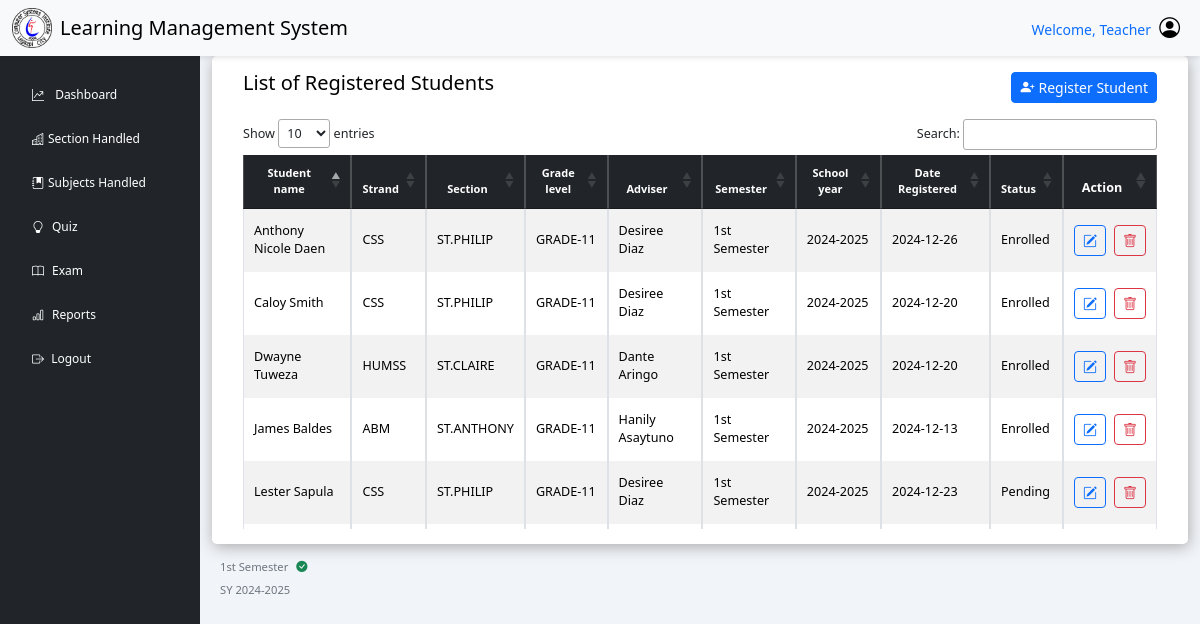
The app's page /faculty/index.php?page=register_student (signed in), older data.
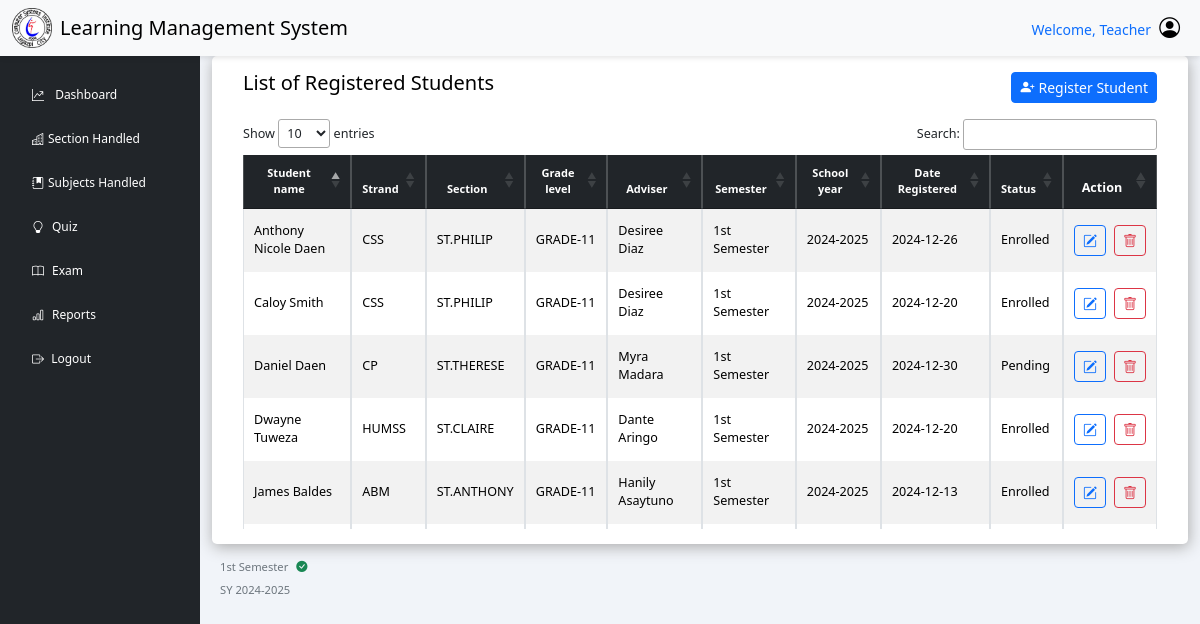
The same page, newer data.
### tables this page shows
CREATE TABLE `enroll` (
  `stu_lrn` varchar(12) NOT NULL COMMENT 'STUDENT LRN',
  `section_code` varchar(50) NOT NULL COMMENT 'SECTION NAME',
  `semester` varchar(50) NOT NULL COMMENT 'set semester',
  `school_year` varchar(30) NOT NULL COMMENT 'set school year',
  `date_enroll` date DEFAULT NULL,
  `enroll_status` varchar(30) NOT NULL,
  `current_school` varchar(70) NOT NULL,
  `school_id` mediumint UNSIGNED DEFAULT NULL,
  `school_address` varchar(100) NOT NULL,
  `school_type` varchar(30) NOT NULL,
  `requirements_submit` varchar(100) DEFAULT NULL
);

CREATE TABLE `strand` (
  `strand_code` varchar(50) NOT NULL,
  `strand_name` varchar(30) DEFAULT NULL,
  `strand_desc` varchar(100) DEFAULT NULL
);

CREATE TABLE `section` (
  `section_code` varchar(50) NOT NULL,
  `strand_code` varchar(50) DEFAULT NULL,
  `grade_lvl` varchar(30) NOT NULL,
  `section_name` varchar(20) NOT NULL,
  `teacher_id` varchar(50) NOT NULL,
  `date_created` date NOT NULL
);

### includes/dbh-inc.php (called while the page is built)
<?php
include "function.php";
$mySQLFunction = new myDataBase("localhost", "root", "Nicolas051002", "lms_db");

### includes/function.php (called while the page is built, shortened)
<?php
class myDataBase
{
    private $hostname;
    private $username;
    private $password;
    private $database;
    public $con;
    public function __construct($hostname, $username, $password, $database)
    {
        $this->hostname = $hostname;
        $this->username = $username;
        $this->password = $password;
        $this->database = $database;
    }
    public function connection()
    {
        try {
            if (!$this->con) {
                $this->con = mysqli_connect($this->hostname, $this->username, $this->password, $this->database);
                if ($this->con) {
                    return true;
                } else {
                    return false;
                }
            } else {
                return true;
            }
        } catch (mysqli_sql_exception $e) {
            echo $e;
        }
    }
    public function disconnect()
    {
        if ($this->con) {
            if (mysqli_close($this->con)) {
                $this->con = false;
                return true;
            } else {
                return false;
            }
        } else {
            return true;
        }
    }
    public function checkSyStatus($table)
    {
        $sql = "SELECT `school_year`
                FROM `$table`
                WHERE `status` = 'Active'";
        $result = $this->con->query($sql);
        if ($result->num_rows > 0) {
            $activeSchoolYear = [];
            while ($row = $result->fetch_assoc()) {
                $activeSchoolYear[] = $row['school_year'];
            }
            return $activeSchoolYear;
        } else {
            return [];
        }
    }
    public function checkSemStatus($table)
    {
        $semesters = [];
        $sql = "SELECT `semester_name`
                FROM `$table`
                WHERE `status` = 'Active'";
        $result = $this->con->query($sql);
        if ($result && $result->num_rows > 0) {
            while ($row = $result->fetch_assoc()) {
                $semesters[] = $row['semester_name'];
            }
            return $semesters;
        } else {
            return [];
        }
    }
    public function getEnroll($row = null, $value = null)
    {
        $activeSemesters = $this->checkSemStatus('semester');
        $activeSemesterCondition = "enroll.semester IN ('" . implode("','", $activeSemesters) . "')";
        if ($row != null && $value != null) {
            $sql = "SELECT
             `enroll`.`stu_lrn`,
             `student`.`stu_address`,
             `student`.`stu_contact`,
             `student`.`stu_gender`,
             `student`.`stu_email`,
             `student`.`stu_pob`,
             `student`.`stu_dob`,
             `student`.`father_name`,
             `student`.`mother_name`,
             `student`.`parent_contact`,
             CONCAT(`student`.`stu_fname`, ' ', `student`.`stu_lname`) AS student,
             `enroll`.`section_code`,
             `section`.`section_code`,
             `section`.`strand_code`,
             `strand`.`strand_name`,
             `strand`.`strand_desc`,   -- Fetching the strand_name from the strand table
             `section`.`section_name`,
             `section`.`grade_lvl`,
             `section`.`teacher_id`,
             CONCAT(`teacher`.`teacher_fname`, ' ', `teacher`.`teacher_lname`) AS adviser,
             `enroll`.`semester` AS enroll_semester,
             `enroll`.`school_year` AS sy,
             `enroll`.`date_enroll`,
             `enroll`.`enroll_status`,
             `enroll`.`current_school`,
             `enroll`.`school_id`,
             `enroll`.`school_address`,
             `enroll`.`school_type`,
             `enroll`.`requirements_submit`
         FROM `enroll`
         INNER JOIN `student` ON `enroll`.`stu_lrn` = `student`.`stu_lrn`
         INNER JOIN `section` ON `enroll`.`section_code` = `section`.`section_code`
         INNER JOIN `strand` ON `section`.`strand_code` = `strand`.`strand_code`  -- Joining the strand table
         INNER JOIN `teacher` ON `section`.`teacher_id` = `teacher`.`teacher_id` -- Joining the teacher table
         WHERE `enroll`.`$row` = '$value' AND $activeSemesterCondition";
            $stored = ($this->con->query($sql))->fetch_assoc();
            return $stored;
        } else {
            $sql = "SELECT
             `enroll`.`stu_lrn`,
             `student`.`stu_address`,
             `student`.`stu_contact`,
             `student`.`stu_gender`,
             `student`.`stu_email`,
             `student`.`stu_pob`,
             `student`.`stu_dob`,
             `student`.`father_name`,
             `student`.`mother_name`,
             `student`.`parent_contact`,
             CONCAT(`student`.`stu_fname`, ' ', `student`.`stu_lname`) AS student,
             `section`.`strand_code`,
             `strand`.`strand_name`,
             `strand`.`strand_desc`,  -- Fetching the strand_name from the strand table
             `section`.`section_name`,
             `section`.`grade_lvl`,
             `section`.`teacher_id`,
             CONCAT(`teacher`.`teacher_fname`, ' ', `teacher`.`teacher_lname`) AS adviser,
             `enroll`.`semester` AS enroll_semester,
             `enroll`.`school_year` AS sy,
             `enroll`.`date_enroll`,
             `enroll`.`enroll_status`,
             `enroll`.`current_school`,
             `enroll`.`school_id`,
             `enroll`.`school_address`,
             `enroll`.`school_type`,
             `enroll`.`requirements_submit`
         FROM `enroll`
         INNER JOIN `student` ON `enroll`.`stu_lrn` = `student`.`stu_lrn`
         INNER JOIN `section` ON `enroll`.`section_code` = `section`.`section_code`
         INNER JOIN `strand` ON `section`.`strand_code` = `strand`.`strand_code`  -- Joining the strand table
         INNER JOIN `teacher` ON `section`.`teacher_id` = `teacher`.`teacher_id` -- Joining the teacher table
         WHERE $activeSemesterCondition -- Add semester condition
         ORDER BY `student`.`stu_fname`";
            $stored = ($this->con->query($sql))->fetch_all(MYSQLI_ASSOC);
            return $stored;
        }
    }
}

### faculty/register_student.php (the view, shortened to what the changed rows need)
<?php
include "../includes/dbh-inc.php";
$mySQLFunction->connection();
$activeSchoolYears = $mySQLFunction->checkSyStatus('sy');
$activeSem = $mySQLFunction->checkSemStatus('semester');
$mySQLFunction->disconnect();
?>
<main class="col-md-9 ms-sm-auto col-lg-10">
    <div class="container">
        <div class="row">
            <div class="col-12">
                <div class="data-table">
                    <div class="table-responsive small ms-3 me-3">
                        <table id="example" class="table table-bordered table-striped table-sm align-middle">
                            <thead class="table-dark text-light">
                                <tr>
                                    <th scope="col" class="small text-center">Student name</th>
                                    <th scope="col" class="small text-center">Strand</th>
                                    <th scope="col" class="small text-center">Section</th>
                                    <th scope="col" class="small text-center">Grade level</th>
                                    <th scope="col" class="small text-center">Adviser</th>
                                    <th scope="col" class="small text-center">Semester</th>
                                    <th scope="col" class="small text-center">School year</th>
                                    <th scope="col" class="small text-center">Date Registered</th>
                                    <th scope="col" class="small text-center">Status</th>
                                    <th scope="col" class="text-center">Action</th>
                                </tr>
                            </thead>
                            <tbody>
                                <?php
                                $mySQLFunction->connection();
                                $result = $mySQLFunction->getEnroll();
                                if (!empty($result)) {
                                    foreach ($result as $row) {
                                        echo '<tr>';
                                        echo '<td>' . ucwords(strtolower($row["student"])) . '</td>';
                                        echo '<td>' . $row["strand_name"] . '</td>';
                                        echo '<td>' . $row["section_name"] . ' </td>';
                                        echo '<td>' . $row["grade_lvl"] . '  </td>';
                                        echo '<td>' . ucwords(strtolower($row["adviser"])) . '</td>';
                                        echo '<td>' . $row["enroll_semester"] . '</td>';
                                        echo '<td>' . $row["sy"] . '</td>';
                                        echo '<td>' . $row["date_enroll"] . '</td>';
                                        echo '<td>' . ucwords(strtolower($row["enroll_status"])) . '</td>';
                                        echo '
                                        <td class="d-flex justify-content-center pt-2 pb-3 ">
                                            <button class="btn btn-sm btn-outline-primary me-2 mt-2" data-bs-toggle="modal" data-bs-target="#edit_enrolled' . urlencode($row['stu_lrn']) . '">
                                                <i class="bi bi-pencil-square "></i>
                                            </button>
                                            <button class="btn btn-sm btn-outline-danger mt-2" data-bs-toggle="modal" data-bs-target="#del_enrolled' . urlencode($row['stu_lrn']) . '">
                                                <i class="bi bi-trash"></i>
                                            </button>
                                        </td>
                                            ';
                                        echo '</tr>';
                                    }
                                } else {
                                    echo '<tr>
                                <td colspan="10" class="text-center ">Enrolled students not found.<br>
                                </td>
                              </tr>';
                                }
                                echo '</tbody>';
                                echo '</table>';
                                ?>
                    </div>
                </div>
            </div>
        </div>
        <div class="ms-2">
            <?php
            if (!empty($activeSchoolYears && !empty($activeSem))) {
                foreach ($activeSchoolYears as $index => $schoolYear) {
                    echo '<div class="me-3 text-sm date-display">' . htmlspecialchars($activeSem[$index]) . '<i class="bi bi-check-circle-fill text-success ms-2"></i> </div>';
                    echo '<span class="date-display text-sm">SY ' . htmlspecialchars($schoolYear) . '</span>';;
                }
            } else {
                echo '<div class="alert alert-warning text-sm">No school year and semester found.</div>';
            }
            ?>
        </div>
    </div>
</main>

Row changes from the older to the newer data that the page shows:
no longer on this page (row unchanged): enroll: student "Lester Sapula", strand.strand_name "CSS", section_code.section_name "ST.PHILIP", section_code.grade_lvl "GRADE-11", adviser "Desiree Diaz", semester "1st Semester", school_year "2024-2025", date_enroll "2024-12-23", enroll_status "Pending"
added enroll: student "Daniel Daen", strand.strand_name "CP", section_code.section_name "ST.THERESE", section_code.grade_lvl "GRADE-11", adviser "Myra Madara", semester "1st Semester", school_year "2024-2025", date_enroll "2024-12-30", enroll_status "Pending"
